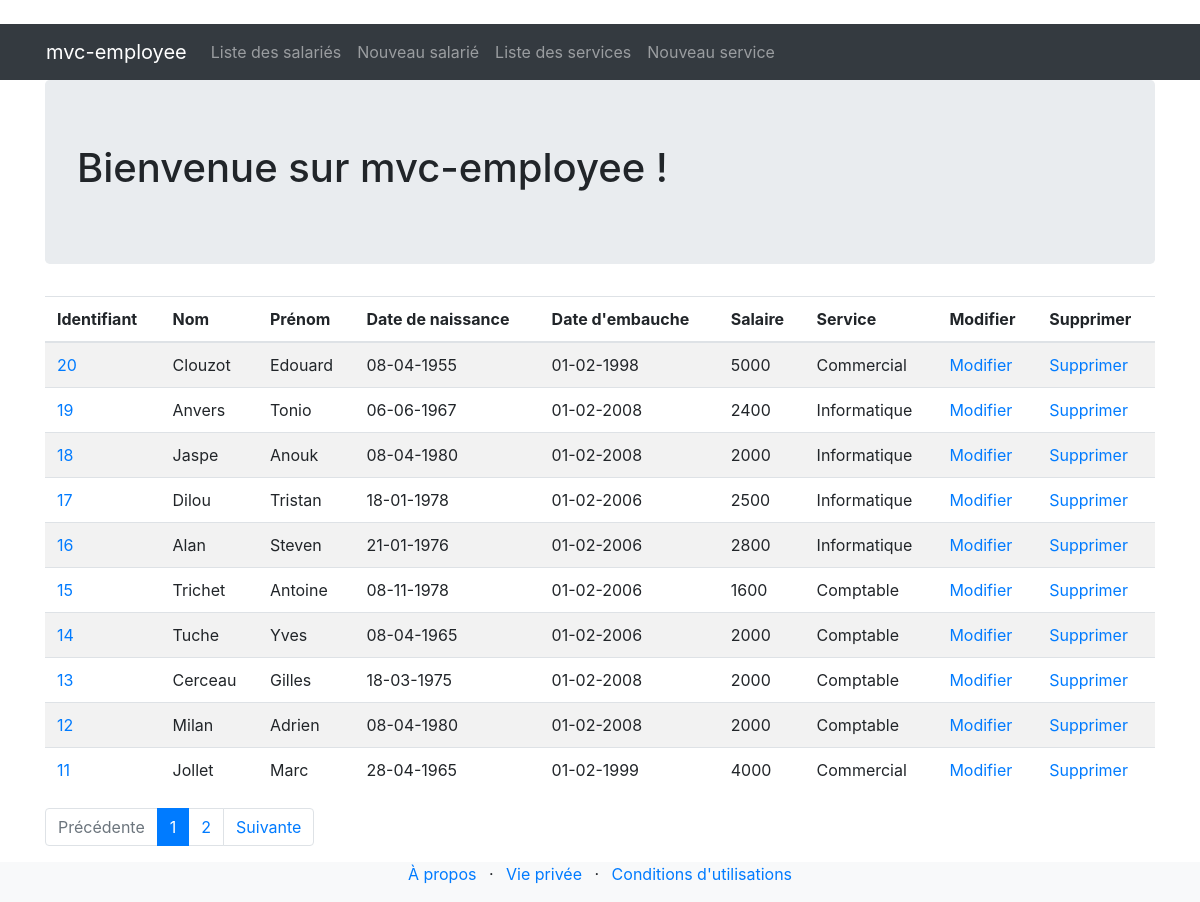
The page / on the database its author committed.
### tables this page shows
CREATE TABLE `employee` (
  `id` int NOT NULL,
  `lastName` varchar(100) NOT NULL DEFAULT '',
  `firstName` varchar(50) NOT NULL DEFAULT '',
  `birthDate` date NOT NULL,
  `hireDate` date NOT NULL,
  `salary` int NOT NULL DEFAULT '0',
  `departementId` varchar(50) NOT NULL DEFAULT ''
);

CREATE TABLE `departement` (
  `id` int NOT NULL,
  `name` varchar(50) NOT NULL
);

### src/Lib/Renderer.php (called while the page is built, shortened)
<?php
class Renderer
{
    public static function render(string $path, array $var = []): void
    {
        extract($var);
        require('src/View/' . $path . '.view.php');
        require('src/layout.php');
    }
}

### src/Controller/EmployeeController.php (called while the page is built, shortened)
<?php
class EmployeeController extends Controller
{
    private $model;
    public function __construct(EmployeeManager $employeeManager)
    {
        $this->model = $employeeManager;
    }
    public function index()
    {
        $id = $_GET['id'];
        $total = $this->model->count();
        $pagination = new Pagination($total);
        $pages = $pagination->getPages();
        $perPage = $pagination->getPerPage();
        $employees = $this->model->PaginateFindAll($id, $perPage);
        Renderer::render("employee/listing", compact('employees', 'currentPage', 'pages'));
    }
}

### index.php (called while the page is built, shortened)
<?php
Application::start();

### src/Model/Model.php (called while the page is built, shortened)
<?php
class Model
{
    protected $db;
    protected $table;
    protected $class;
    public function __construct($db)
    {
        $this->db = $db->getPdo();
    }
    public function count()
    {
        $query = $this->db->prepare("SELECT COUNT(*) FROM $this->table");
        $query->execute();
        return $query->fetchColumn();
    }
    public function findById($id)
    {
        $req = $this->db->prepare("SELECT * FROM $this->table WHERE id = :id");
        $req->bindValue(':id', (int)$id);
        $req->execute();
        $req->setFetchMode(PDO::FETCH_CLASS, $this->class);
        return $req->fetch();
    }
}

### src/Lib/Database.php (called while the page is built, shortened)
<?php
class Database
{
    private $pdo;
    public function __construct()
    {
        $dsn = "mysql:host=" . DB_HOST . ";dbname=" . DB_NAME;
        try {
            $this->pdo = new PDO($dsn, DB_USER, DB_PASSWORD);
            $this->pdo->setAttribute(PDO::ATTR_ERRMODE, PDO::ERRMODE_EXCEPTION);
		    $this->pdo->exec("SET NAMES utf8");
        } catch (PDOException $e) {
            die('Erreur de connexion à la base de données : ' . $e->getMessage());
        }
    }
    public function getPdo()
    {
        return $this->pdo;
    }
}

### src/Lib/Pagination.php (called while the page is built, shortened)
<?php
class Pagination
{
    private $total;
    private $perPage;
    public function __construct($total, int $perPage = 10)
    {
        $this->total = $total;
        $this->perPage = $perPage;
    }
    public function getPerPage()
    {
        return $this->perPage;
    }
    public function getPages()
    {
        $pages = ceil($this->total / $this->perPage);
        return $pages;
    }
}

### src/Model/EmployeeManager.php (called while the page is built, shortened)
<?php
class EmployeeManager extends Model
{
        protected $table = "employee";
        protected $class  = 'App\Entity\Employee';
        public function PaginateFindAll($currentPage, $perPage)
        {
                $first = ($currentPage * $perPage) - $perPage;
                $req = $this->db->prepare("SELECT * FROM $this->table ORDER BY id DESC LIMIT :premier, :perpage");
                $req->bindValue(':premier', $first, PDO::PARAM_INT);
                $req->bindValue(':perpage', $perPage, PDO::PARAM_INT);
                $req->execute();
                $req->setFetchMode(PDO::FETCH_CLASS, $this->class);
                $employees =  $req->fetchAll();
                foreach ($employees as $employee) {
                        $db = new Database;
                        $departementManager = new DepartementManager($db);
                        $employee->setDepartement($departementManager->findById($employee->getDepartementId()));
                }
                return $employees;
        }
}

### src/Entity/Employee.php (called while the page is built, shortened)
<?php
class Employee extends Entity
{
    private $lastName;
    private $firstName;
    private $birthDate;
    private $hireDate;
    private $salary;
    private $departementId;
    private $departement;
    public function getLastName()
    {
        return $this->lastName;
    }
    public function getFirstName()
    {
        return $this->firstName;
    }
    public function getBirthDate()
    {
        return new DateTime($this->birthDate);
    }
    public function getHireDate()
    {
        return new DateTime($this->hireDate);
    }
    public function getSalary()
    {
        return $this->salary;
    }
    public function getDepartementId()
    {
        return $this->departementId;
    }
    public function getDepartement()
        {
            return $this->departement;
        }
    public function setDepartement($departement)
    {
        $this->departement = $departement;
    }
}

### src/Entity/Entity.php (called while the page is built, shortened)
<?php
class Entity{
    protected $id;
    public function getId()
    {
        return $this->id;
    }
}

### src/Entity/Departement.php (called while the page is built, shortened)
<?php
class Departement extends Entity
{
    private $name;
    public function __toString()
    {
        return $this->name;
    }
}

### src/View/employee/listing.view.php (the view, shortened to what this page needs)
<div class="container">
    <div class="row">
        <div class="col">
            <table class="table table-striped">
                <thead>
                    <tr>
                        <th>Identifiant</th>
                        <th>Nom</th>
                        <th>Prénom</th>
                        <th>Date de naissance</th>
                        <th>Date d'embauche</th>
                        <th>Salaire</th>
                        <th>Service</th>
                        <th>Modifier</th>
                        <th>Supprimer</th>
                    </tr>
                </thead>
                <tbody>
                    <?php
                    foreach ($employees as $employee) {
                        echo '<tr>
                            <td><a href="/mvc-employees/employee/show/' . $employee->getId() . '"> ' . $employee->getId() . '</a></td>
                            <td>' . $employee->getLastName() . '</td>
                            <td>' . $employee->getFirstName() . '</td>
                            <td>' . $employee->getBirthDate()->format('d-m-Y') . '</td>
                            <td>' . $employee->getHireDate()->format('d-m-Y') . '</td>
                            <td>' . $employee->getSalary() . '</td>
                            <td>' . $employee->getDepartement() . '</td>
                            <td><a href="/mvc-employees/employee/editView/' . $employee->getId() . '">Modifier</a></td>
                            <td><a href="/mvc-employees/employee/delete/' . $employee->getId() . '">Supprimer</a></td>
                            </tr>';
                    }
                    ?>
                </tbody>
            </table>
            <nav>
                <ul class="pagination">
                    <li class="page-item <?= ($currentPage == 1) ? "disabled" : "" ?>">
                        <a href="/mvc-employees/employee/index/<?= $currentPage - 1 ?>" class="page-link">Précédente</a>
                    </li>
                    <?php for ($page = 1; $page <= $pages; $page++) : ?>
                        <li class="page-item <?= ($currentPage == $page) ? "active" : "" ?>">
                            <a href="/mvc-employees/employee/index/<?= $page ?>" class="page-link"><?= $page ?></a>
                        </li>
                    <?php endfor ?>
                    <li class="page-item <?= ($currentPage == $pages) ? "disabled" : "" ?>">
                        <a href="/mvc-employees/employee/index/<?= $currentPage + 1 ?>" class="page-link">Suivante</a>
                    </li>
                </ul>
            </nav>
        </div>
    </div>
</div>

### rows shown on the page
employee: id "20", lastName "Clouzot", firstName "Edouard", birthDate "08-04-1955", hireDate "01-02-1998", salary "5000", departementId.name "Commercial"
employee: id "19", lastName "Anvers", firstName "Tonio", birthDate "06-06-1967", hireDate "01-02-2008", salary "2400", departementId.name "Informatique"
employee: id "18", lastName "Jaspe", firstName "Anouk", birthDate "08-04-1980", hireDate "01-02-2008", salary "2000", departementId.name "Informatique"
employee: id "17", lastName "Dilou", firstName "Tristan", birthDate "18-01-1978", hireDate "01-02-2006", salary "2500", departementId.name "Informatique"
employee: id "16", lastName "Alan", firstName "Steven", birthDate "21-01-1976", hireDate "01-02-2006", salary "2800", departementId.name "Informatique"
employee: id "15", lastName "Trichet", firstName "Antoine", birthDate "08-11-1978", hireDate "01-02-2006", salary "1600", departementId.name "Comptable"
employee: id "14", lastName "Tuche", firstName "Yves", birthDate "08-04-1965", hireDate "01-02-2006", salary "2000", departementId.name "Comptable"
employee: id "13", lastName "Cerceau", firstName "Gilles", birthDate "18-03-1975", hireDate "01-02-2008", salary "2000", departementId.name "Comptable"
employee: id "12", lastName "Milan", firstName "Adrien", birthDate "08-04-1980", hireDate "01-02-2008", salary "2000", departementId.name "Comptable"
employee: id "11", lastName "Jollet", firstName "Marc", birthDate "28-04-1965", hireDate "01-02-1999", salary "4000", departementId.name "Commercial"
